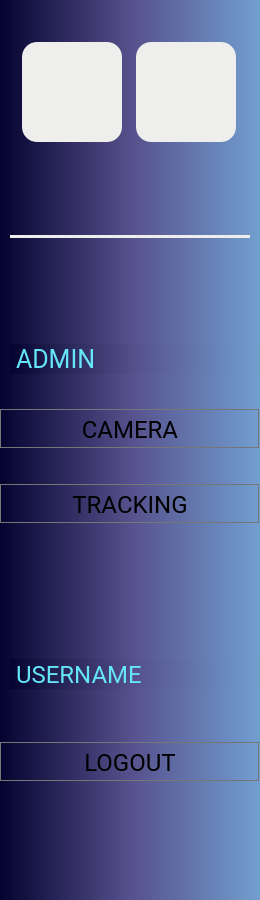
      <widget class="QWidget" name="Dashboard_main">
       <property name="sizePolicy">
        <sizepolicy hsizetype="Preferred" vsizetype="Preferred">
         <horstretch>0</horstretch>
         <verstretch>0</verstretch>
        </sizepolicy>
       </property>
       <property name="minimumSize">
        <size>
         <width>240</width>
         <height>900</height>
        </size>
       </property>
       <property name="maximumSize">
        <size>
         <width>16777215</width>
         <height>1080</height>
        </size>
       </property>
       <property name="font">
        <font>
         <family>Roboto</family>
        </font>
       </property>
       <property name="styleSheet">
        <string notr="true">QWidget {
background-color: qlineargradient(spread: pad, x1:0, y1:0, x2:1, y2:0, stop:0 rgb(4, 3, 47), stop:0.5 rgb(86, 80, 140), stop:1 rgb(114, 159, 207))
}</string>
       </property>
       <layout class="QVBoxLayout" name="verticalLayout" stretch="0,0">
        <property name="spacing">
         <number>0</number>
        </property>
        <property name="leftMargin">
         <number>0</number>
        </property>
        <property name="topMargin">
         <number>0</number>
        </property>
        <property name="rightMargin">
         <number>0</number>
        </property>
        <property name="bottomMargin">
         <number>0</number>
        </property>
        <item>
         <widget class="QFrame" name="Main_Logo">
          <property name="minimumSize">
           <size>
            <width>260</width>
            <height>150</height>
           </size>
          </property>
          <property name="maximumSize">
           <size>
            <width>260</width>
            <height>120</height>
           </size>
          </property>
          <property name="styleSheet">
           <string notr="true"/>
          </property>
          <property name="frameShape">
           <enum>QFrame::NoFrame</enum>
          </property>
          <property name="frameShadow">
           <enum>QFrame::Plain</enum>
          </property>
          <property name="lineWidth">
           <number>0</number>
          </property>
          <layout class="QGridLayout" name="gridLayout_5" columnstretch="1,0">
           <property name="sizeConstraint">
            <enum>QLayout::SetDefaultConstraint</enum>
           </property>
           <property name="leftMargin">
            <number>20</number>
           </property>
           <property name="topMargin">
            <number>25</number>
           </property>
           <property name="rightMargin">
            <number>20</number>
           </property>
           <property name="bottomMargin">
            <number>20</number>
           </property>
           <property name="horizontalSpacing">
            <number>12</number>
           </property>
           <property name="verticalSpacing">
            <number>0</number>
           </property>
           <item row="0" column="1">
            <widget class="QLabel" name="Logo_BK_2">
             <property name="sizePolicy">
              <sizepolicy hsizetype="Preferred" vsizetype="Preferred">
               <horstretch>0</horstretch>
               <verstretch>0</verstretch>
              </sizepolicy>
             </property>
             <property name="minimumSize">
              <size>
               <width>50</width>
               <height>50</height>
              </size>
             </property>
             <property name="maximumSize">
              <size>
               <width>100</width>
               <height>100</height>
              </size>
             </property>
             <property name="styleSheet">
              <string notr="true">background-color: rgb(238, 238, 236);
border-radius:  15px;</string>
             </property>
             <property name="text">
              <string/>
             </property>
             <property name="pixmap">
              <pixmap resource="resources/icon.qrc">:/logo/Logo BK.png</pixmap>
             </property>
             <property name="scaledContents">
              <bool>true</bool>
             </property>
             <property name="alignment">
              <set>Qt::AlignCenter</set>
             </property>
            </widget>
           </item>
           <item row="0" column="0">
            <widget class="QLabel" name="Logo_fab_2">
             <property name="sizePolicy">
              <sizepolicy hsizetype="Preferred" vsizetype="Preferred">
               <horstretch>0</horstretch>
               <verstretch>0</verstretch>
              </sizepolicy>
             </property>
             <property name="minimumSize">
              <size>
               <width>50</width>
               <height>50</height>
              </size>
             </property>
             <property name="maximumSize">
              <size>
               <width>100</width>
               <height>100</height>
              </size>
             </property>
             <property name="styleSheet">
              <string notr="true">background-color: rgb(238, 238, 236);
border-radius:  15px;</string>
             </property>
             <property name="text">
              <string/>
             </property>
             <property name="pixmap">
              <pixmap resource="resources/resources.qrc">:/logos/Fablab Logo-aftercut.png</pixmap>
             </property>
             <property name="scaledContents">
              <bool>true</bool>
             </property>
             <property name="alignment">
              <set>Qt::AlignCenter</set>
             </property>
            </widget>
           </item>
          </layout>
         </widget>
        </item>
        <item>
         <widget class="QFrame" name="Main_btn">
          <property name="sizePolicy">
           <sizepolicy hsizetype="Preferred" vsizetype="Preferred">
            <horstretch>0</horstretch>
            <verstretch>0</verstretch>
           </sizepolicy>
          </property>
          <property name="minimumSize">
           <size>
            <width>260</width>
            <height>200</height>
           </size>
          </property>
          <property name="maximumSize">
           <size>
            <width>260</width>
            <height>770</height>
           </size>
          </property>
          <property name="font">
           <font>
            <family>Roboto</family>
           </font>
          </property>
          <property name="styleSheet">
           <string notr="true">QPushButton#Main_btn_orders{ 
background-color: rgb(216, 229, 254);
 color: rgb(0, 41, 77); 
}</string>
          </property>
          <property name="frameShape">
           <enum>QFrame::NoFrame</enum>
          </property>
          <property name="frameShadow">
           <enum>QFrame::Raised</enum>
          </property>
          <property name="lineWidth">
           <number>0</number>
          </property>
          <layout class="QVBoxLayout" name="verticalLayout_6" stretch="0,0,0">
           <property name="spacing">
            <number>0</number>
           </property>
           <property name="leftMargin">
            <number>0</number>
           </property>
           <property name="topMargin">
            <number>0</number>
           </property>
           <property name="rightMargin">
            <number>0</number>
           </property>
           <property name="bottomMargin">
            <number>0</number>
           </property>
           <item>
            <widget class="QFrame" name="Main_line">
             <property name="minimumSize">
              <size>
               <width>260</width>
               <height>20</height>
              </size>
             </property>
             <property name="maximumSize">
              <size>
               <width>350</width>
               <height>20</height>
              </size>
             </property>
             <property name="contextMenuPolicy">
              <enum>Qt::NoContextMenu</enum>
             </property>
             <property name="frameShape">
              <enum>QFrame::NoFrame</enum>
             </property>
             <property name="frameShadow">
              <enum>QFrame::Raised</enum>
             </property>
             <property name="lineWidth">
              <number>0</number>
             </property>
             <layout class="QHBoxLayout" name="horizontalLayout_2">
              <property name="spacing">
               <number>0</number>
              </property>
              <property name="leftMargin">
               <number>10</number>
              </property>
              <property name="topMargin">
               <number>0</number>
              </property>
              <property name="rightMargin">
               <number>10</number>
              </property>
              <property name="bottomMargin">
               <number>0</number>
              </property>
              <item>
               <widget class="QFrame" name="Line_3">
                <property name="sizePolicy">
                 <sizepolicy hsizetype="Preferred" vsizetype="Preferred">
                  <horstretch>0</horstretch>
                  <verstretch>0</verstretch>
                 </sizepolicy>
                </property>
                <property name="maximumSize">
                 <size>
                  <width>16777215</width>
                  <height>3</height>
                 </size>
                </property>
                <property name="sizeIncrement">
                 <size>
                  <width>0</width>
                  <height>0</height>
                 </size>
                </property>
                <property name="layoutDirection">
                 <enum>Qt::LeftToRight</enum>
                </property>
                <property name="styleSheet">
                 <string notr="true">background-color: rgb(238, 238, 236);</string>
                </property>
                <property name="frameShape">
                 <enum>QFrame::NoFrame</enum>
                </property>
                <property name="frameShadow">
                 <enum>QFrame::Raised</enum>
                </property>
                <property name="lineWidth">
                 <number>3</number>
                </property>
               </widget>
              </item>
             </layout>
            </widget>
           </item>
           <item>
            <widget class="QFrame" name="Main__frame_admin">
             <property name="maximumSize">
              <size>
               <width>260</width>
               <height>220</height>
              </size>
             </property>
             <property name="frameShape">
              <enum>QFrame::NoFrame</enum>
             </property>
             <property name="frameShadow">
              <enum>QFrame::Raised</enum>
             </property>
             <layout class="QVBoxLayout" name="verticalLayout_8">
              <property name="spacing">
               <number>15</number>
              </property>
              <property name="leftMargin">
               <number>0</number>
              </property>
              <property name="topMargin">
               <number>0</number>
              </property>
              <property name="rightMargin">
               <number>0</number>
              </property>
              <property name="bottomMargin">
               <number>0</number>
              </property>
              <item>
               <widget class="QLabel" name="Label_admin">
                <property name="minimumSize">
                 <size>
                  <width>0</width>
                  <height>20</height>
                 </size>
                </property>
                <property name="maximumSize">
                 <size>
                  <width>16777215</width>
                  <height>30</height>
                 </size>
                </property>
                <property name="font">
                 <font>
                  <family>Roboto</family>
                  <pointsize>19</pointsize>
                 </font>
                </property>
                <property name="styleSheet">
                 <string notr="true">color: rgb(101, 230, 248);
margin-left: 10px;
</string>
                </property>
                <property name="text">
                 <string>ADMIN</string>
                </property>
                <property name="alignment">
                 <set>Qt::AlignLeading|Qt::AlignLeft|Qt::AlignVCenter</set>
                </property>
                <property name="margin">
                 <number>0</number>
                </property>
               </widget>
              </item>
              <item>
               <widget class="QPushButton" name="Main_btn_camera">
                <property name="minimumSize">
                 <size>
                  <width>0</width>
                  <height>40</height>
                 </size>
                </property>
                <property name="font">
                 <font>
                  <family>Roboto</family>
                  <pointsize>18</pointsize>
                 </font>
                </property>
                <property name="focusPolicy">
                 <enum>Qt::NoFocus</enum>
                </property>
                <property name="text">
                 <string>CAMERA</string>
                </property>
                <property name="default">
                 <bool>true</bool>
                </property>
                <property name="flat">
                 <bool>true</bool>
                </property>
               </widget>
              </item>
              <item>
               <widget class="QPushButton" name="Main_btn_tracking">
                <property name="minimumSize">
                 <size>
                  <width>0</width>
                  <height>40</height>
                 </size>
                </property>
                <property name="font">
                 <font>
                  <family>Roboto</family>
                  <pointsize>18</pointsize>
                 </font>
                </property>
                <property name="focusPolicy">
                 <enum>Qt::NoFocus</enum>
                </property>
                <property name="text">
                 <string>TRACKING</string>
                </property>
                <property name="default">
                 <bool>true</bool>
                </property>
                <property name="flat">
                 <bool>true</bool>
                </property>
               </widget>
              </item>
             </layout>
            </widget>
           </item>
           <item>
            <widget class="QFrame" name="Main_frame_admin">
             <property name="maximumSize">
              <size>
               <width>260</width>
               <height>200</height>
              </size>
             </property>
             <property name="frameShape">
              <enum>QFrame::NoFrame</enum>
             </property>
             <property name="frameShadow">
              <enum>QFrame::Raised</enum>
             </property>
             <layout class="QVBoxLayout" name="verticalLayout_9">
              <property name="spacing">
               <number>15</number>
              </property>
              <property name="leftMargin">
               <number>0</number>
              </property>
              <property name="topMargin">
               <number>0</number>
              </property>
              <property name="rightMargin">
               <number>0</number>
              </property>
              <property name="bottomMargin">
               <number>0</number>
              </property>
              <item>
               <widget class="QLabel" name="Account_username">
                <property name="minimumSize">
                 <size>
                  <width>0</width>
                  <height>20</height>
                 </size>
                </property>
                <property name="maximumSize">
                 <size>
                  <width>16777215</width>
                  <height>30</height>
                 </size>
                </property>
                <property name="font">
                 <font>
                  <family>Roboto</family>
                  <pointsize>18</pointsize>
                 </font>
                </property>
                <property name="styleSheet">
                 <string notr="true">color: rgb(101, 230, 248);
margin-left: 10px;
</string>
                </property>
                <property name="text">
                 <string>USERNAME</string>
                </property>
                <property name="alignment">
                 <set>Qt::AlignLeading|Qt::AlignLeft|Qt::AlignVCenter</set>
                </property>
                <property name="margin">
                 <number>0</number>
                </property>
               </widget>
              </item>
              <item>
               <widget class="QPushButton" name="Account__btnlogout">
                <property name="minimumSize">
                 <size>
                  <width>0</width>
                  <height>40</height>
                 </size>
                </property>
                <property name="font">
                 <font>
                  <family>Roboto</family>
                  <pointsize>18</pointsize>
                 </font>
                </property>
                <property name="focusPolicy">
                 <enum>Qt::NoFocus</enum>
                </property>
                <property name="text">
                 <string>LOGOUT</string>
                </property>
                <property name="default">
                 <bool>true</bool>
                </property>
                <property name="flat">
                 <bool>true</bool>
                </property>
               </widget>
              </item>
             </layout>
            </widget>
           </item>
          </layout>
         </widget>
        </item>
       </layout>
      </widget>
